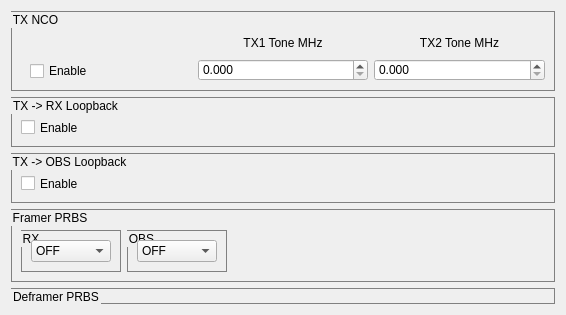
         <widget class="QWidget" name="tab_16">
          <attribute name="title">
           <string>BIST</string>
          </attribute>
          <layout class="QVBoxLayout" name="verticalLayout_51">
           <item>
            <widget class="QGroupBox" name="groupBox_32">
             <property name="sizePolicy">
              <sizepolicy hsizetype="Preferred" vsizetype="Expanding">
               <horstretch>0</horstretch>
               <verstretch>0</verstretch>
              </sizepolicy>
             </property>
             <property name="maximumSize">
              <size>
               <width>16777215</width>
               <height>100</height>
              </size>
             </property>
             <property name="styleSheet">
              <string notr="true">QGroupBox{
border:1px solid gray;
}</string>
             </property>
             <property name="title">
              <string>TX NCO</string>
             </property>
             <layout class="QHBoxLayout" name="horizontalLayout_116">
              <property name="topMargin">
               <number>20</number>
              </property>
              <item>
               <layout class="QVBoxLayout" name="verticalLayout_53">
                <property name="leftMargin">
                 <number>9</number>
                </property>
                <property name="topMargin">
                 <number>9</number>
                </property>
                <property name="rightMargin">
                 <number>9</number>
                </property>
                <property name="bottomMargin">
                 <number>0</number>
                </property>
                <item>
                 <spacer name="horizontalSpacer_59">
                  <property name="orientation">
                   <enum>Qt::Horizontal</enum>
                  </property>
                  <property name="sizeType">
                   <enum>QSizePolicy::Minimum</enum>
                  </property>
                  <property name="sizeHint" stdset="0">
                   <size>
                    <width>40</width>
                    <height>20</height>
                   </size>
                  </property>
                 </spacer>
                </item>
                <item>
                 <widget class="QCheckBox" name="bist_chk_tx_nco">
                  <property name="text">
                   <string>Enable</string>
                  </property>
                 </widget>
                </item>
               </layout>
              </item>
              <item>
               <layout class="QVBoxLayout" name="verticalLayout_52">
                <item>
                 <widget class="QLabel" name="label_184">
                  <property name="styleSheet">
                   <string notr="true">*{
text-align:center;
}</string>
                  </property>
                  <property name="text">
                   <string>TX1 Tone MHz</string>
                  </property>
                  <property name="alignment">
                   <set>Qt::AlignCenter</set>
                  </property>
                 </widget>
                </item>
                <item>
                 <widget class="QDoubleSpinBox" name="bist_txt_tx1_tone_mhz">
                  <property name="decimals">
                   <number>3</number>
                  </property>
                  <property name="maximum">
                   <double>160000.000000000000000</double>
                  </property>
                  <property name="singleStep">
                   <double>0.100000000000000</double>
                  </property>
                 </widget>
                </item>
               </layout>
              </item>
              <item>
               <layout class="QVBoxLayout" name="verticalLayout_39">
                <item>
                 <widget class="QLabel" name="label_185">
                  <property name="text">
                   <string>TX2 Tone MHz</string>
                  </property>
                  <property name="alignment">
                   <set>Qt::AlignCenter</set>
                  </property>
                 </widget>
                </item>
                <item>
                 <widget class="QDoubleSpinBox" name="bist_txt_tx2_tone_mhz">
                  <property name="decimals">
                   <number>3</number>
                  </property>
                  <property name="maximum">
                   <double>160.000000000000000</double>
                  </property>
                  <property name="singleStep">
                   <double>0.100000000000000</double>
                  </property>
                 </widget>
                </item>
               </layout>
              </item>
             </layout>
            </widget>
           </item>
           <item>
            <widget class="QGroupBox" name="groupBox_34">
             <property name="sizePolicy">
              <sizepolicy hsizetype="Preferred" vsizetype="Expanding">
               <horstretch>0</horstretch>
               <verstretch>0</verstretch>
              </sizepolicy>
             </property>
             <property name="maximumSize">
              <size>
               <width>16777215</width>
               <height>50</height>
              </size>
             </property>
             <property name="styleSheet">
              <string notr="true">QGroupBox{
border:1px solid gray;
}</string>
             </property>
             <property name="title">
              <string>TX -&gt; RX Loopback</string>
             </property>
             <layout class="QVBoxLayout" name="verticalLayout_55">
              <property name="topMargin">
               <number>20</number>
              </property>
              <item>
               <widget class="QCheckBox" name="bist_chk_rx_loopback">
                <property name="text">
                 <string>Enable</string>
                </property>
               </widget>
              </item>
             </layout>
            </widget>
           </item>
           <item>
            <widget class="QGroupBox" name="groupBox_35">
             <property name="maximumSize">
              <size>
               <width>16777215</width>
               <height>50</height>
              </size>
             </property>
             <property name="styleSheet">
              <string notr="true">QGroupBox{
border:1px solid gray;
}</string>
             </property>
             <property name="title">
              <string>TX -&gt; OBS Loopback</string>
             </property>
             <layout class="QVBoxLayout" name="verticalLayout_64">
              <property name="topMargin">
               <number>20</number>
              </property>
              <item>
               <widget class="QCheckBox" name="bist_chk_obs_loopback">
                <property name="text">
                 <string>Enable</string>
                </property>
               </widget>
              </item>
             </layout>
            </widget>
           </item>
           <item>
            <widget class="QGroupBox" name="groupBox_36">
             <property name="sizePolicy">
              <sizepolicy hsizetype="Expanding" vsizetype="Expanding">
               <horstretch>0</horstretch>
               <verstretch>0</verstretch>
              </sizepolicy>
             </property>
             <property name="maximumSize">
              <size>
               <width>16777215</width>
               <height>100</height>
              </size>
             </property>
             <property name="styleSheet">
              <string notr="true">QGroupBox{
border:1px solid gray;
}</string>
             </property>
             <property name="title">
              <string>Framer PRBS</string>
             </property>
             <layout class="QHBoxLayout" name="horizontalLayout_102">
              <property name="topMargin">
               <number>20</number>
              </property>
              <item>
               <widget class="QGroupBox" name="groupBox_33">
                <property name="sizePolicy">
                 <sizepolicy hsizetype="Expanding" vsizetype="Expanding">
                  <horstretch>0</horstretch>
                  <verstretch>0</verstretch>
                 </sizepolicy>
                </property>
                <property name="title">
                 <string>RX</string>
                </property>
                <layout class="QHBoxLayout" name="horizontalLayout_104">
                 <item>
                  <widget class="QComboBox" name="bist_cmb_prbs_rx">
                   <item>
                    <property name="text">
                     <string>OFF</string>
                    </property>
                   </item>
                   <item>
                    <property name="text">
                     <string>PRBS 7</string>
                    </property>
                   </item>
                   <item>
                    <property name="text">
                     <string>PRBS 15</string>
                    </property>
                   </item>
                   <item>
                    <property name="text">
                     <string>PRBS 31</string>
                    </property>
                   </item>
                  </widget>
                 </item>
                </layout>
               </widget>
              </item>
              <item>
               <widget class="QGroupBox" name="groupBox_38">
                <property name="sizePolicy">
                 <sizepolicy hsizetype="Expanding" vsizetype="Expanding">
                  <horstretch>0</horstretch>
                  <verstretch>0</verstretch>
                 </sizepolicy>
                </property>
                <property name="title">
                 <string>OBS</string>
                </property>
                <layout class="QHBoxLayout" name="horizontalLayout_103">
                 <item>
                  <widget class="QComboBox" name="bist_cmb_prbs_obs">
                   <item>
                    <property name="text">
                     <string>OFF</string>
                    </property>
                   </item>
                   <item>
                    <property name="text">
                     <string>PRBS 7</string>
                    </property>
                   </item>
                   <item>
                    <property name="text">
                     <string>PRBS 15</string>
                    </property>
                   </item>
                   <item>
                    <property name="text">
                     <string>PRBS 31</string>
                    </property>
                   </item>
                  </widget>
                 </item>
                </layout>
               </widget>
              </item>
              <item>
               <spacer name="horizontalSpacer_49">
                <property name="orientation">
                 <enum>Qt::Horizontal</enum>
                </property>
                <property name="sizeHint" stdset="0">
                 <size>
                  <width>318</width>
                  <height>20</height>
                 </size>
                </property>
               </spacer>
              </item>
             </layout>
            </widget>
           </item>
           <item>
            <widget class="QGroupBox" name="groupBox_37">
             <property name="maximumSize">
              <size>
               <width>16777215</width>
               <height>16777215</height>
              </size>
             </property>
             <property name="styleSheet">
              <string notr="true">QGroupBox{
border:1px solid gray;
}</string>
             </property>
             <property name="title">
              <string>Deframer PRBS</string>
             </property>
            </widget>
           </item>
          </layout>
         </widget>
